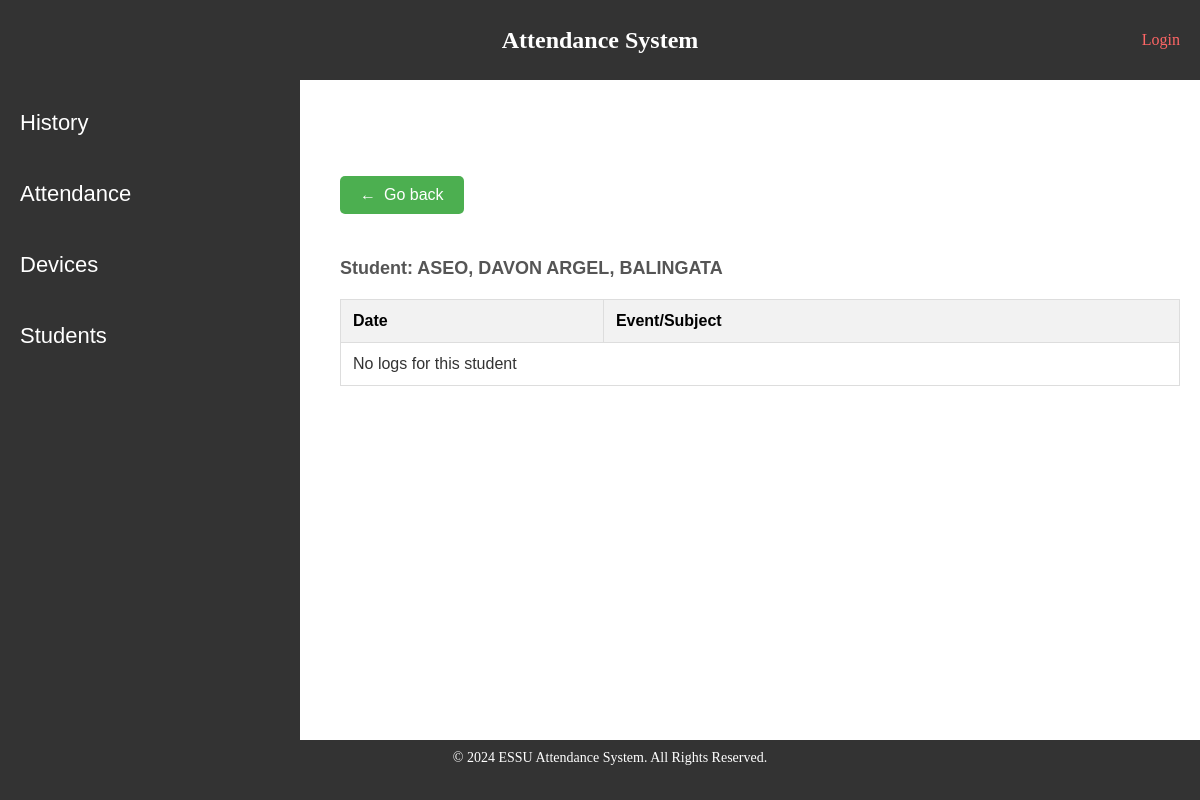
The page /student_attendance/3/ on the database its author committed.
### attendance_app/models.py (models this page shows, shortened)
class Student(models.Model):
    card_uid = models.CharField(max_length=100)
    last_name = models.CharField(max_length=100)
    middle_name = models.CharField(max_length=100)
    first_name = models.CharField(max_length=100)
    student_id = models.CharField(max_length=8)
    owner = models.ForeignKey(User,on_delete=models.CASCADE)

### attendance_app/views.py (the view)
# urls.py: path('student_attendance/<int:student_id>/',views.student_attendance, name='student_attendance'),
def student_attendance(request, student_id):
    student = Student.objects.get(id=student_id)
    attendances = student.attendance_set.all().order_by("-date_attended")
    context = {"attendances":attendances, "student":student}
    return render(request, 'attendance_app/student_attendance.html',context)

### attendance_app/templates/attendance_app/student_attendance.html
{% extends "attendance_app/control_panel.html" %}
{% block content %}
    <p><a href="{%url 'students' %}" class="back-link">Go back</a></p>
    <h4 class="all_logs_h4">Student: {{student.last_name}}, {{student.first_name}}, {{student.middle_name}}</h4>
    <table class="table1">
        <thead>
            <tr>
                <th>Date</th>
                <th>Event/Subject</th>
            </tr>
        </thead>
        <tbody>
            {% for attendance in attendances %}
            <tr>
                <td>{{attendance.date_attended}}</td>
                <td>{{attendance.event.name}}</td>
            </tr>
            {% empty %}
            <tr>
                <td colspan="2">No logs for this student</td>
            </tr>
            {% endfor %}
        </tbody>
    </table>
{% endblock content %}

### attendance_app/static/attendance_app/css/style.css (style rules this page uses)
.back-link { display: inline-block; background-color: #4CAF50; color: white; padding: 10px 20px; text-decoration: none; border-radius: 5px; font-family: Arial, sans-serif; font-size: 16px; transition: background-color 0.3s ease; margin-bottom: 20px; }
.back-link:before { content: "\2190"; margin-right: 8px; }
.all_logs_h4 { margin-bottom: 10px; font-family: Arial, sans-serif; color: #555; font-size:18px; }
.table1 { width: 100%; border-collapse: collapse; margin: 20px 0; font-family: Arial, sans-serif; font-size: 16px; text-align: left; }
.table1 th, .table1 td { border: 1px solid #ddd; padding: 12px; }
.table1 th { background-color: #f2f2f2; font-weight: bold; }
.table1 td { color: #333; }
html, body { height: 100%; margin: 0; }

### rows shown on the page
Student: last_name "ASEO", first_name "DAVON ARGEL", middle_name "BALINGATA"
